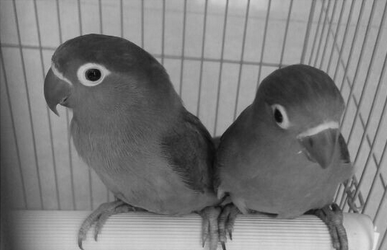
#> input picture blog36-jhbh/test.bmp, 387 x 250 px
$ python blog36-12-all.py
#> lines starting #> are read from the running program, lines starting #| are printed output that depends on the picture
#encoding:utf-8
#By:Eastmount CSDN 2021-02-01
import cv2
import numpy as np
import matplotlib.pyplot as plt

#读取图片
img = cv2.imread('test.bmp')
#> img is the input picture: shape (250, 387, 3); min 8, max 231, mean 122.9
image = cv2.cvtColor(img,cv2.COLOR_BGR2RGB)

#图像平移矩阵
M = np.float32([[1, 0, 100], [0, 1, 80]])
rows, cols = image.shape[:2]
#> rows = 250; cols = 387
img1 = cv2.warpAffine(image, M, (cols, rows))
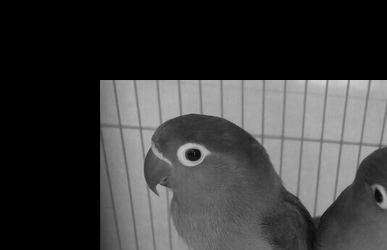
#> img1: shape (250, 387, 3); min 0, max 206, mean 59.3

#图像缩小
img2 = cv2.resize(image, (200,100))
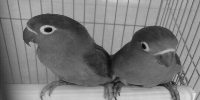
#> img2: shape (100, 200, 3); min 11, max 228, mean 122.8

#图像放大
img3 = cv2.resize(image, None, fx=1.1, fy=1.1)

#绕图像的中心旋转
#源图像的高、宽 以及通道数
rows, cols, channel = image.shape
#> channel = 3
#函数参数：旋转中心 旋转度数 scale
M = cv2.getRotationMatrix2D((cols/2, rows/2), 30, 1)
#函数参数：原始图像 旋转参数 元素图像宽高
img4 = cv2.warpAffine(image, M, (cols, rows))
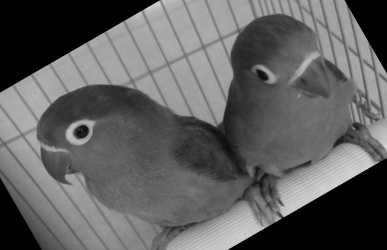
#> img4: shape (250, 387, 3); min 0, max 211, mean 96.3

#图像翻转
img5 = cv2.flip(image, 0)   #参数=0以X轴为对称轴翻转
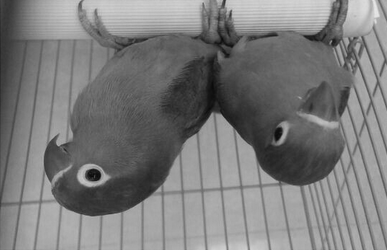
#> img5: shape (250, 387, 3); min 8, max 231, mean 122.9
img6 = cv2.flip(image, 1)   #参数>0以Y轴为对称轴翻转
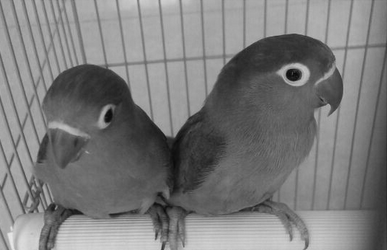
#> img6: shape (250, 387, 3); min 8, max 231, mean 122.9

#图像的仿射
pts1 = np.float32([[50,50],[200,50],[50,200]])
pts2 = np.float32([[10,100],[200,50],[100,250]])
M = cv2.getAffineTransform(pts1,pts2)
img7 = cv2.warpAffine(image, M, (rows,cols))
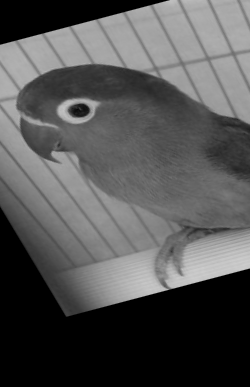
#> img7: shape (387, 250, 3); min 0, max 204, mean 84

#图像的透射
pts1 = np.float32([[56,65],[238,52],[28,237],[239,240]])
pts2 = np.float32([[0,0],[200,0],[0,200],[200,200]])
M = cv2.getPerspectiveTransform(pts1,pts2)
img8 = cv2.warpPerspective(image,M,(200,200))
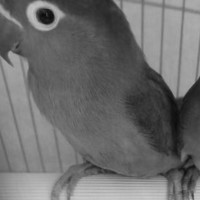
#> img8: shape (200, 200, 3); min 8, max 201, mean 108.6


#循环显示图形
titles = [ 'source', 'shift', 'reduction', 'enlarge', 'rotation', 'flipX', 'flipY', 'affine', 'transmission']
images = [image, img1, img2, img3, img4, img5, img6, img7, img8]
for i in range(9):
   plt.subplot(3, 3, i+1), plt.imshow(images[i], 'gray')
   plt.title(titles[i])
   plt.xticks([]),plt.yticks([])
plt.show()
